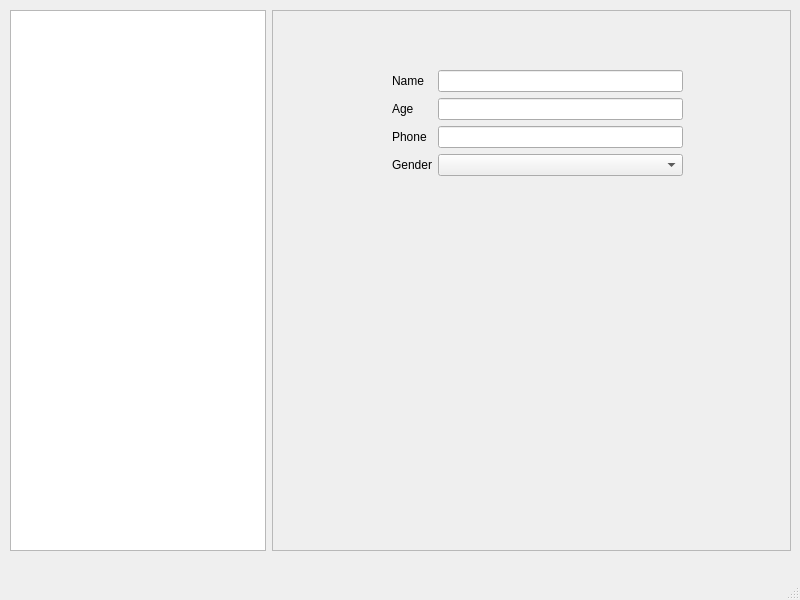
<?xml version="1.0" encoding="UTF-8"?>
<ui version="4.0">
 <class>MainWindow</class>
 <widget class="QMainWindow" name="MainWindow">
  <property name="geometry">
   <rect>
    <x>0</x>
    <y>0</y>
    <width>800</width>
    <height>600</height>
   </rect>
  </property>
  <property name="sizePolicy">
   <sizepolicy hsizetype="Expanding" vsizetype="Expanding">
    <horstretch>1</horstretch>
    <verstretch>0</verstretch>
   </sizepolicy>
  </property>
  <property name="windowTitle">
   <string>MainWindow</string>
  </property>
  <widget class="QWidget" name="centralwidget">
   <widget class="QWidget" name="horizontalLayoutWidget">
    <property name="geometry">
     <rect>
      <x>10</x>
      <y>10</y>
      <width>781</width>
      <height>541</height>
     </rect>
    </property>
    <layout class="QHBoxLayout" name="horizontalLayout">
     <item>
      <widget class="QTreeView" name="treeView"/>
     </item>
     <item>
      <widget class="QFrame" name="frame">
       <property name="sizePolicy">
        <sizepolicy hsizetype="Expanding" vsizetype="Expanding">
         <horstretch>2</horstretch>
         <verstretch>0</verstretch>
        </sizepolicy>
       </property>
       <property name="frameShape">
        <enum>QFrame::StyledPanel</enum>
       </property>
       <property name="frameShadow">
        <enum>QFrame::Raised</enum>
       </property>
       <widget class="QWidget" name="formLayoutWidget">
        <property name="geometry">
         <rect>
          <x>120</x>
          <y>60</y>
          <width>291</width>
          <height>441</height>
         </rect>
        </property>
        <layout class="QFormLayout" name="formLayout">
         <item row="0" column="0">
          <widget class="QLabel" name="label">
           <property name="text">
            <string>Name</string>
           </property>
          </widget>
         </item>
         <item row="0" column="1">
          <widget class="QLineEdit" name="lineEdit"/>
         </item>
         <item row="1" column="0">
          <widget class="QLabel" name="label_2">
           <property name="text">
            <string>Age</string>
           </property>
          </widget>
         </item>
         <item row="1" column="1">
          <widget class="QLineEdit" name="lineEdit_2"/>
         </item>
         <item row="2" column="0">
          <widget class="QLabel" name="label_3">
           <property name="text">
            <string>Phone</string>
           </property>
          </widget>
         </item>
         <item row="2" column="1">
          <widget class="QLineEdit" name="lineEdit_3"/>
         </item>
         <item row="3" column="0">
          <widget class="QLabel" name="label_4">
           <property name="text">
            <string>Gender</string>
           </property>
          </widget>
         </item>
         <item row="3" column="1">
          <widget class="QComboBox" name="comboBox"/>
         </item>
        </layout>
       </widget>
      </widget>
     </item>
    </layout>
   </widget>
  </widget>
  <widget class="QMenuBar" name="menubar">
   <property name="geometry">
    <rect>
     <x>0</x>
     <y>0</y>
     <width>800</width>
     <height>22</height>
    </rect>
   </property>
  </widget>
  <widget class="QStatusBar" name="statusbar"/>
 </widget>
 <resources/>
 <connections/>
</ui>
